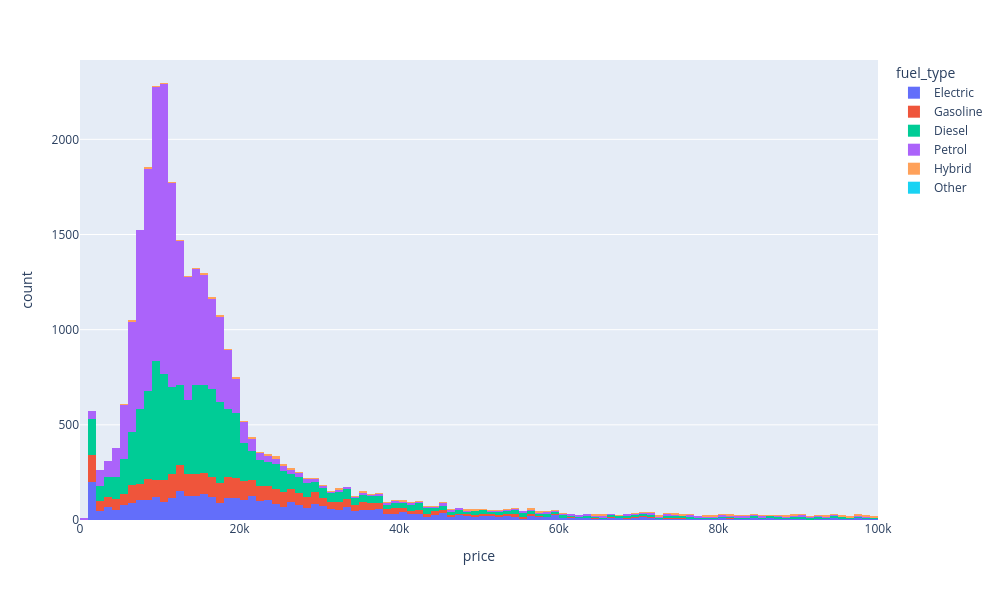

This figure's notebook cell:
### Code cell
import plotly.express as px

fig = px.histogram(df_new2, x="price",color= "fuel_type",
                   width=1000,  
                   height=600)
fig.update_layout(
    xaxis=dict(range=[0.0, 100000.0]))

fig.show()

### Figure 1 — Plotly figure (JSON) as saved in the notebook; plotly's stock layout.template omitted (floating-point values rounded to 4 significant figures; data arrays with more than 128 entries replaced by an {"elided": "..."} marker saying what was removed)
{"data": [{"alignmentgroup": "True", "bingroup": "x", "hovertemplate": "fuel_type=Electric<br>price=%{x}<br>count=%{y}<extra></extra>", "legendgroup": "Electric", "marker": {"color": "#636efa", "pattern": {"shape": ""}}, "name": "Electric", "offsetgroup": "Electric", "orientation": "v", "showlegend": true, "type": "histogram", "x": {"elided": "4218 float values"}, "xaxis": "x", "yaxis": "y"}, {"alignmentgroup": "True", "bingroup": "x", "hovertemplate": "fuel_type=Gasoline<br>price=%{x}<br>count=%{y}<extra></extra>", "legendgroup": "Gasoline", "marker": {"color": "#EF553B", "pattern": {"shape": ""}}, "name": "Gasoline", "offsetgroup": "Gasoline", "orientation": "v", "showlegend": true, "type": "histogram", "x": {"elided": "3262 float values"}, "xaxis": "x", "yaxis": "y"}, {"alignmentgroup": "True", "bingroup": "x", "hovertemplate": "fuel_type=Diesel<br>price=%{x}<br>count=%{y}<extra></extra>", "legendgroup": "Diesel", "marker": {"color": "#00cc96", "pattern": {"shape": ""}}, "name": "Diesel", "offsetgroup": "Diesel", "orientation": "v", "showlegend": true, "type": "histogram", "x": {"elided": "9050 float values"}, "xaxis": "x", "yaxis": "y"}, {"alignmentgroup": "True", "bingroup": "x", "hovertemplate": "fuel_type=Petrol<br>price=%{x}<br>count=%{y}<extra></extra>", "legendgroup": "Petrol", "marker": {"color": "#ab63fa", "pattern": {"shape": ""}}, "name": "Petrol", "offsetgroup": "Petrol", "orientation": "v", "showlegend": true, "type": "histogram", "x": {"elided": "12227 float values"}, "xaxis": "x", "yaxis": "y"}, {"alignmentgroup": "True", "bingroup": "x", "hovertemplate": "fuel_type=Hybrid<br>price=%{x}<br>count=%{y}<extra></extra>", "legendgroup": "Hybrid", "marker": {"color": "#FFA15A", "pattern": {"shape": ""}}, "name": "Hybrid", "offsetgroup": "Hybrid", "orientation": "v", "showlegend": true, "type": "histogram", "x": {"elided": "621 float values"}, "xaxis": "x", "yaxis": "y"}, {"alignmentgroup": "True", "bingroup": "x", "hovertemplate": "fuel_type=Other<br>price=%{x}<br>count=%{y}<extra></extra>", "legendgroup": "Other", "marker": {"color": "#19d3f3", "pattern": {"shape": ""}}, "name": "Other", "offsetgroup": "Other", "orientation": "v", "showlegend": true, "type": "histogram", "x": [13800], "xaxis": "x", "yaxis": "y"}], "layout": {"barmode": "relative", "height": 600, "legend": {"title": {"text": "fuel_type"}, "tracegroupgap": 0}, "margin": {"t": 60}, "width": 1000, "xaxis": {"anchor": "y", "domain": [0, 1], "range": [0, 100000], "title": {"text": "price"}}, "yaxis": {"anchor": "x", "domain": [0, 1], "title": {"text": "count"}}}}
